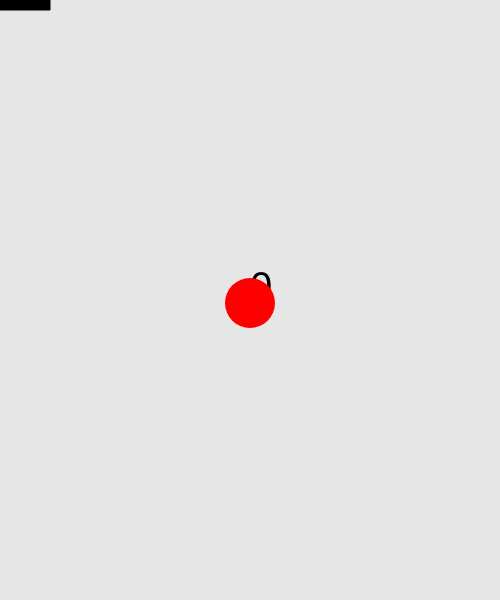
Frame 1 (no input)
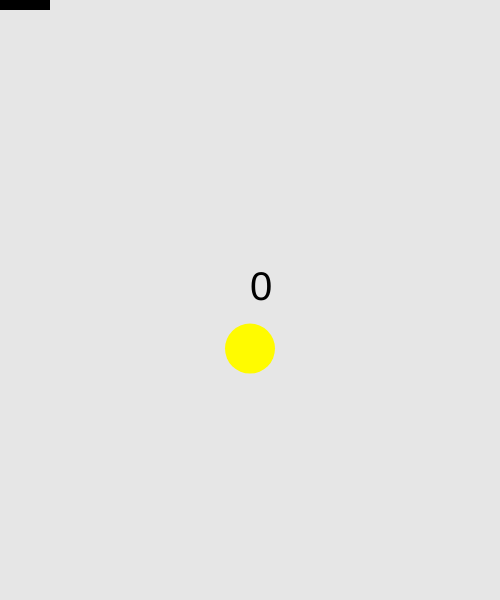
Frame 60 (no input)
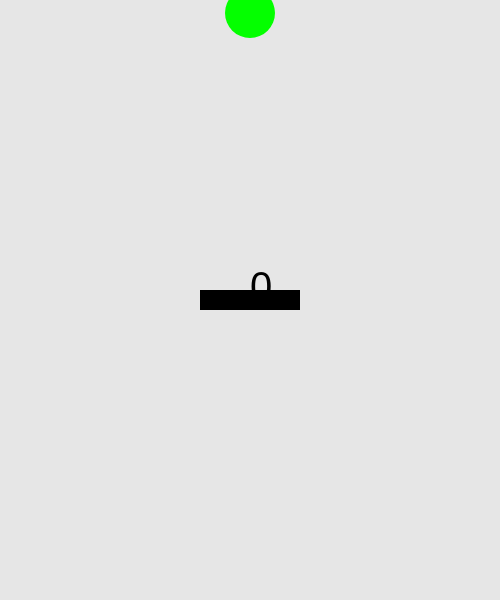
Frame 120 (the mouse pressed at the canvas centre since frame 60)

The p5.js sketch that drew these frames (run headless with seeded random() and noise() and a simulated clock; from frame 60 on, the mouse is pressed at the canvas centre):

// p5.js sketch
// ── sketch.js
var ballXPos = 250;
var ballYPos = 300;

var ballUpDownSpeed = 3;
var ballLeftRightSpeed = 0;

var rectWidth = 100;
var rectThick = 20;

var score = 0;
var plusScore = false;
var hu = 0;

function setup() {
  createCanvas(500, 600);
}

function draw() {
  colorMode(RGB)
  background(230);
  colorMode(HSB)
	moveBall();
  bounce()
//addWind();
  paddle();
 	addScore();
  fill(hu,100,100)
  noStroke();
  ellipse(ballXPos,ballYPos,50);
  
  hu++
  if(hu > 360){
  hu = 0;
  }
  
}

function moveBall(){
  
ballXPos += ballLeftRightSpeed;
ballYPos += ballUpDownSpeed;
  
if(ballYPos > height){
ballXPos = width/2;
ballYPos = -50;
ballUpDownSpeed = 0;
ballLeftRightSpeed = 0;
score = 0;
}
  
else{
ballUpDownSpeed += 0.3 
}
  
if(ballXPos > width || ballXPos < 0){
ballLeftRightSpeed *= -1;  
	}
}

function paddle(){
fill('black')
rect(mouseX - rectWidth/2,mouseY - rectThick/2, rectWidth,rectThick);
  
if(ballXPos > mouseX - rectWidth/2 && ballXPos < mouseX + rectWidth/2
   && ballYPos > mouseY - rectThick/2-15 && ballYPos < mouseY + rectThick/2){
  ballUpDownSpeed *= -1
ballLeftRightSpeed = (ballXPos - mouseX) * 0.4
plusScore = true;  
}
}

function bounce(){
if(ballYPos > height - 5){
ballUpDownSpeed *= -1  
}
}

function addScore(){
textSize(40);
  
text(score, width/2,height/2);
if(plusScore){
score ++
plusScore = false;
}
}

function addWind(){
ballLeftRightSpeed *= 0.98
if(mouseIsPressed){
ballLeftRightSpeed += 0.5  
}
}
